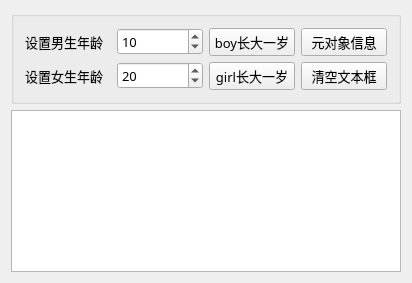
<?xml version="1.0" encoding="UTF-8"?>
<ui version="4.0">
 <class>Widget</class>
 <widget class="QWidget" name="Widget">
  <property name="geometry">
   <rect>
    <x>0</x>
    <y>0</y>
    <width>412</width>
    <height>283</height>
   </rect>
  </property>
  <property name="font">
   <font>
    <family>宋体</family>
    <pointsize>10</pointsize>
   </font>
  </property>
  <property name="windowTitle">
   <string>元对象系统特性</string>
  </property>
  <layout class="QVBoxLayout" name="verticalLayout">
   <item>
    <widget class="QGroupBox" name="groupBox">
     <property name="title">
      <string/>
     </property>
     <layout class="QGridLayout" name="gridLayout">
      <item row="0" column="0">
       <widget class="QLabel" name="labBoy">
        <property name="text">
         <string>设置男生年龄</string>
        </property>
       </widget>
      </item>
      <item row="0" column="1">
       <widget class="QSpinBox" name="spinBoy">
        <property name="minimum">
         <number>0</number>
        </property>
        <property name="maximum">
         <number>200</number>
        </property>
        <property name="value">
         <number>10</number>
        </property>
       </widget>
      </item>
      <item row="0" column="2">
       <widget class="QPushButton" name="btnBoyInc">
        <property name="text">
         <string>boy长大一岁</string>
        </property>
       </widget>
      </item>
      <item row="0" column="3">
       <widget class="QPushButton" name="btnClassInfo">
        <property name="text">
         <string>元对象信息</string>
        </property>
       </widget>
      </item>
      <item row="1" column="0">
       <widget class="QLabel" name="labGirl">
        <property name="text">
         <string>设置女生年龄</string>
        </property>
       </widget>
      </item>
      <item row="1" column="1">
       <widget class="QSpinBox" name="spinGirl">
        <property name="maximum">
         <number>200</number>
        </property>
        <property name="value">
         <number>20</number>
        </property>
       </widget>
      </item>
      <item row="1" column="2">
       <widget class="QPushButton" name="btnGirlInc">
        <property name="text">
         <string>girl长大一岁</string>
        </property>
       </widget>
      </item>
      <item row="1" column="3">
       <widget class="QPushButton" name="btnClear">
        <property name="text">
         <string>清空文本框</string>
        </property>
       </widget>
      </item>
     </layout>
    </widget>
   </item>
   <item>
    <widget class="QPlainTextEdit" name="textEdit"/>
   </item>
  </layout>
 </widget>
 <layoutdefault spacing="6" margin="11"/>
 <resources/>
 <connections/>
</ui>
